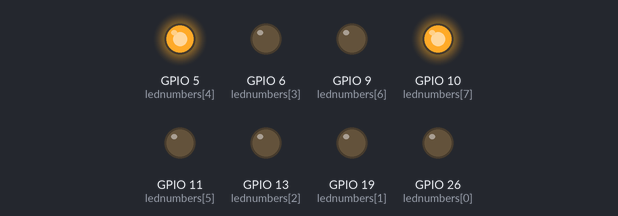
This program was run on a simulated Raspberry Pi (BCM pin numbers). Parts: output pins drawn as LEDs (lit = HIGH).

Above: at 0.1 s.
Timing chart, 0 to 1.6 s (numbered marks = the images above):
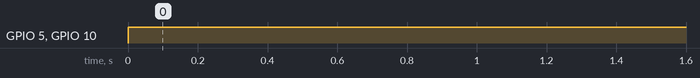

The program:

dac_r.py
```python
import RPi.GPIO as GPIO
import time
GPIO.setmode(GPIO.BCM)
GPIO.setwarnings(False)
lednumbers = [26, 19, 13, 6, 5, 11, 9, 10]
GPIO.setup(lednumbers, GPIO.OUT)


def off():
    GPIO.output(26, 0)
    GPIO.output(19, 0)
    GPIO.output(13, 0)
    GPIO.output(6, 0)
    GPIO.output(5, 0)
    GPIO.output(11, 0)
    GPIO.output(9, 0)
    GPIO.output(10, 0)


def dectobin(decnumber):
    arr = [0 for _ in range(8)]
    if decnumber == 0:
        return arr
    i = 0
    while decnumber != 1:
        arr[i] = decnumber%2
        decnumber = decnumber // 2
        i += 1
    arr[i] = (decnumber)
    arr.reverse()
    return arr


def lightnumber(value):
    declst = dectobin(value)
    for i in range(len(declst)):
        GPIO.output(lednumbers[i], declst[i])
    time.sleep(0.5)


def num2dac(value):
    while True:
        if value == -1:
            break
        lightnumber(value)


def repetitionnumber(rep):
    for i in range (rep):
        for j in range(0, 255):
            lightnumber(j)
            time.sleep(0.1)
        for j in range(255, 0, -1):
            lightnumber(j)
            time.sleep(0.1)


try:
    num2dac(9)
finally:
    off()
```

Measured:
- by itself, GPIO 5 (lednumbers[4]), GPIO 10 (lednumbers[7]): LOW → HIGH at 0.00 s
